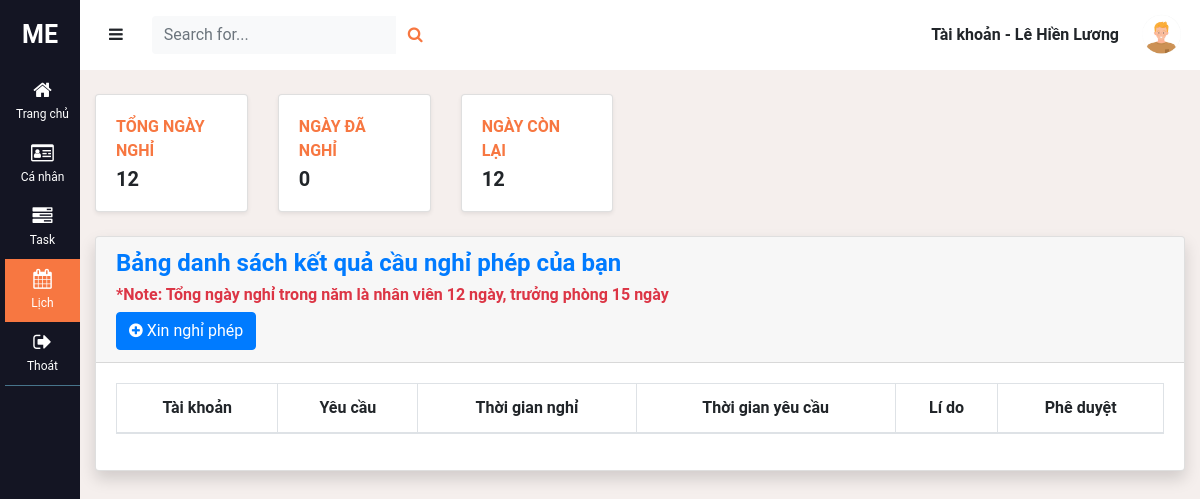
Page /calendar_employee.php (signed in) on the committed database.
### tables this page shows
CREATE TABLE `users` (
  `id` int(11) NOT NULL,
  `username` varchar(64) NOT NULL,
  `fullname` varchar(100) NOT NULL,
  `email` varchar(64) NOT NULL,
  `avatar` varchar(255) NOT NULL DEFAULT 'avatar.png',
  `password` varchar(255) NOT NULL,
  `activated` bit(1) DEFAULT b'0',
  `activate_token` varchar(255) DEFAULT NULL,
  `department` varchar(100) DEFAULT NULL,
  `position` varchar(100) DEFAULT NULL,
  `role` int(1) NOT NULL DEFAULT '2'
);

CREATE TABLE `accept_calendar` (
  `username` varchar(100) NOT NULL,
  `ngayDaNghi` int(2) NOT NULL DEFAULT '0',
  `ngayConLai` int(2) NOT NULL
);

### www/db.php (called while the page is built, shortened)
<?php
function open_database()
{
    $conn = new mysqli(HOST, USER, PASS, DB);
    return $conn;
}
function get_information($user)
{
    $conn = open_database();
    $sql = 'select * from users where username = ?';
    $stm = $conn->prepare($sql);
    $stm->bind_param('s', $user);
    $stm->execute();
    $data = $stm->get_result();
    return $data;
}
function get_dayoff($user)
{
    $conn = open_database();
    $sql = 'select * from accept_calendar where username = ?';
    $stm = $conn->prepare($sql);
    $stm->bind_param('s', $user);
    if (!$stm->execute()) {
        die('Query error: ' . $stm->error);
    }
    $result = $stm->get_result();
    $data = $result->fetch_assoc();
    return $data;
}

### www/calendar_employee.php (the view, shortened to what this page needs)
<?php
require_once('db.php');
$user = $_SESSION['user'];
$day_calendar = get_dayoff($user);
?>
<!DOCTYPE html>
<html lang="en">
<head>
    <link rel="stylesheet" href="https://maxcdn.bootstrapcdn.com/bootstrap/4.5.2/css/bootstrap.min.css">
    <link rel="stylesheet" href="https://cdnjs.cloudflare.com/ajax/libs/font-awesome/4.7.0/css/font-awesome.min.css">
    <link rel="stylesheet" href="/style.css">
</head>
<body>
    <div class="wrapper">
        <?php include('includes/sidebar.php'); ?>
        <div id="content">
            <?php include('includes/navbar.php'); ?>
            <div class="container-fluid">
                <div class="col-xl-12 col-lg-9">
                    <div class="row mr-2 mt-4">
                        <div class="col-xl-2 col-md-4 mb-4">
                            <div class="card shadow-sm h-70">
                                <div class="card-body">
                                    <div class="row align-items-center">
                                        <div class="col mr-2">
                                            <div class="text-xs text-uppercase font-weight-bold text-orange mb-1">
                                                Tổng ngày nghỉ</div>
                                            <h5 class="mb-0 font-weight-bold text-gray"><?= $day_calendar['ngayDaNghi'] + $day_calendar['ngayConLai'] ?></h5>
                                        </div>
                                    </div>
                                </div>
                            </div>
                        </div>
                        <div class="col-xl-2 col-md-4 mb-4">
                            <div class="card shadow-sm h-70">
                                <div class="card-body">
                                    <div class="row align-items-center">
                                        <div class="col mr-2">
                                            <div class="text-xs text-uppercase font-weight-bold text-orange mb-1">
                                                Ngày đã nghỉ</div>
                                            <h5 class="mb-0 font-weight-bold text-gray"><?= $day_calendar['ngayDaNghi'] ?></h5>
                                        </div>
                                    </div>
                                </div>
                            </div>
                        </div>
                        <div class="col-xl-2 col-md-4 mb-4">
                            <div class="card shadow-sm h-70">
                                <div class="card-body">
                                    <div class="row align-items-center">
                                        <div class="col mr-2">
                                            <div class="text-xs text-uppercase font-weight-bold text-orange mb-1">
                                                Ngày còn lại</div>
                                            <h5 class="mb-0 font-weight-bold text-gray"><?= $day_calendar['ngayConLai'] ?></h5>
                                        </div>
                                    </div>
                                </div>
                            </div>
                        </div>
                    </div>
                    <div class="card shadow mb-4">
                        <div class="card-header">
                            <h4 class="font-weight-bold text-primary">Bảng danh sách kết quả cầu nghỉ phép của bạn</h4>
                            <h6 class="font-weight-bold text-danger">*Note: Tổng ngày nghỉ trong năm là nhân viên 12 ngày, trưởng phòng 15 ngày</h6>
                            <div>
                                <button class="create-calender-nv btn btn-primary"><i class="fa fa-plus-circle" aria-hidden="true"></i>
                                    Xin nghỉ phép</button>
                            </div>
                        </div>
                        <div class="card-body">
                            <div class="table-responsive">
                                <table class="table table-bordered text-center table-hover" id="dataTable" width="100%" cellspacing="0">
                                    <thead>
                                        <tr>
                                            <th>Tài khoản</th>
                                            <th>Yêu cầu</th>
                                            <th>Thời gian nghỉ</th>
                                            <th>Thời gian yêu cầu</th>
                                            <th>Lí do</th>
                                            <th>Phê duyệt</th>
                                        </tr>
                                    </thead>
                                </table>
                            </div>
                        </div>
                    </div>
                </div>
            </div>
        </div>
    </div>
</body>
</html>

### www/includes/navbar.php (shortened to what this page needs)
<?php
require_once('db.php');
$user = $_SESSION['user'];
$info = get_information($user);
$info = $info->fetch_assoc();
?>
<nav class="navbar navbar-inverse navbar-light bg-white">
    <div class="container-fluid">
        <div class="navbar-header">
            <button type="button" id="sidebar-collapse" class="btn navbar-btn">
                <i class="fa fa-bars"></i>
            </button>
        </div>
        <form class="d-none d-sm-inline-block form-inline mr-auto ml-md-3 my-2 my-md-0 mw-100 navbar-search">
            <div class="input-group">
                <input type="text" class="form-control bg-light border-0 small" placeholder="Search for..." aria-label="Search" aria-describedby="basic-addon2">
                <div class="input-group-append">
                    <button class="btn text-orange" type="button">
                        <i class="fa fa-search fa-sm"></i>
                    </button>
                </div>
            </div>
        </form>
        <ul class="nav navbar-nav navbar-right dropdown dropdown-user">
            <li class="nav-item item-username"><a href="#" class="font-weight-bold">Tài khoản - <?= $_SESSION['name'] ?></a></li>
            <img class="img-profile rounded-circle" src="/images/<?= $info['avatar'] ?>">
        </ul>
    </div>
</nav>

### www/style.css (style rules this page uses)
body { background-color: #f5efed; font-family: "Roboto", sans-serif; overflow-y: scroll; overflow-x: hidden; }
i { display: inline-block; }
li { list-style-type: none !important; }
a, a:hover, a:focus { color: inherit; text-decoration: none; transition: all 0.3s; }
.wrapper { display: flex; align-items: stretch; }
.nav a { padding: 0px 20px; }
#content { width: 100%; min-height: 100vh; transition: all 0.3s; }
.navbar-header { margin-top: 8px; margin-left: -16px; }
.navbar-nav { flex-direction: row !important; }
.img-profile { height: 45px; width: 45px; }
.navbar-inverse { height: 69.5px !important; }
.nav-item { margin: auto !important; }
.container-fluid { padding-left: 0px !important ; padding-right: 0px !important; margin-left: 0px; }
.navbar-header { margin: 0px; }
.text-orange { color: #f77741; }
.dropdown { position: absolute; right: 0; top: 0; padding: 12px 16px; }
.card-body { border: none; }

### rows in the picture
users: avatar (placeholder picture)
accept_calendar: $day_calendar['ngayDaNghi'] + $day_calendar['ngayConLai'] "12", ngayDaNghi "0", ngayConLai "12"

### other values in the picture
$_SESSION['name'] "Lê Hiền Lương"
